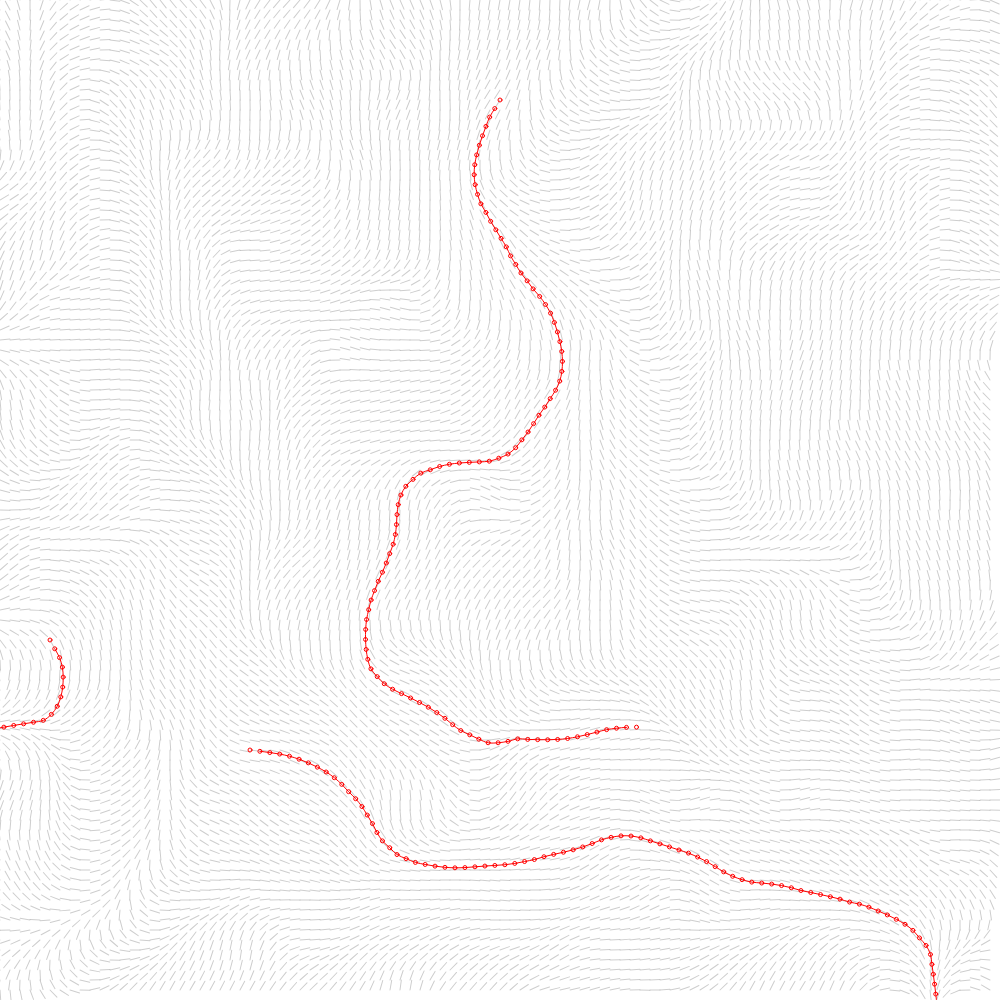
Frame 1 (no input)
Frame 2 (the mouse pressed at the canvas centre, redrawn once): identical to frame 1, image omitted

The p5.js sketch that drew this single still picture (run headless with seeded random() and noise() and a simulated clock; the mouse was pressed at the canvas centre and the sketch redrawn once):

// p5.js sketch
// ── sketch.js
// 04 The next next Fidenza: https://tylerxhobbs.com/fidenza

// With help from Coding Train - Perlin Noise Flowfield.

let step=10;
//let noiseScale=0.02;
let inc = 0.025;

var cols, rows;
var flowfield;

function setup() {
  createCanvas(1000, 1000);
  //rectMode(CENTER);
  noStroke();
  cols = floor(width / step);
  rows = floor(height / step);

  flowfield = new Array(cols * rows);
}

function draw() {
  background(255);
  
  // set up and draw the flowfield

  let yoff=0;

  for (y=0; y<rows; y++){

    let xoff=0; 
    for (x=0; x<cols; x++) {
      var index = x + y*cols;
      var angle = 2*(1-noise(xoff, yoff)) * TWO_PI;
      var v = p5.Vector.fromAngle(angle);
      v.setMag(1);
      flowfield[index] = v;

      //let f=random(255);
      //let f = noise(xoff, yoff);
      //fill(f*255);
      //rect(x,y,step,step);
      
      push();
      translate(x*step, y*step);

      //stroke(0);
      //ellipse(0, 0, 2,2);

      rotate(v.heading());
      stroke(0, 50);
      line(0,0,step,0);
      pop();
      xoff += inc;
    }
    yoff += inc;
  }

  drawCurve(500,100);
  drawCurve(250,750);
  drawCurve(50,640);
  noLoop();

}

function drawCurve(x, y) {
    // draw curves through the flowfield, as https://tylerxhobbs.com/essays/2020/flow-fields

    // starting point
    //var x = 500;
    //var y = 100;
    var num_steps=100;

    var left_x = 0;
    var top_y = 0;

    stroke(255,0,0);
    noFill();

    beginShape();

    for (let n=0; n<num_steps; n++) {

      curveVertex(x, y);
      ellipse(x,y,4,4);

      x_offset = x - left_x;
      y_offset = y - top_y;

      var col = int(x_offset / step);
      var row = int(y_offset / step);
      var index = col + row*cols;

      // do bounds checking here
      if (col < cols && row < rows && col >=0 && row >= 0) {
        //console.log(x_offset, y_offset, col, row, index);
        var grid_angle = flowfield[index].heading();

        var x_step = step * cos(grid_angle);
        var y_step = step * sin(grid_angle);

        //console.log(x_step, y_step);

        x = x + x_step;
        y = y + y_step;
      }
    }

    endShape();
  }
  
